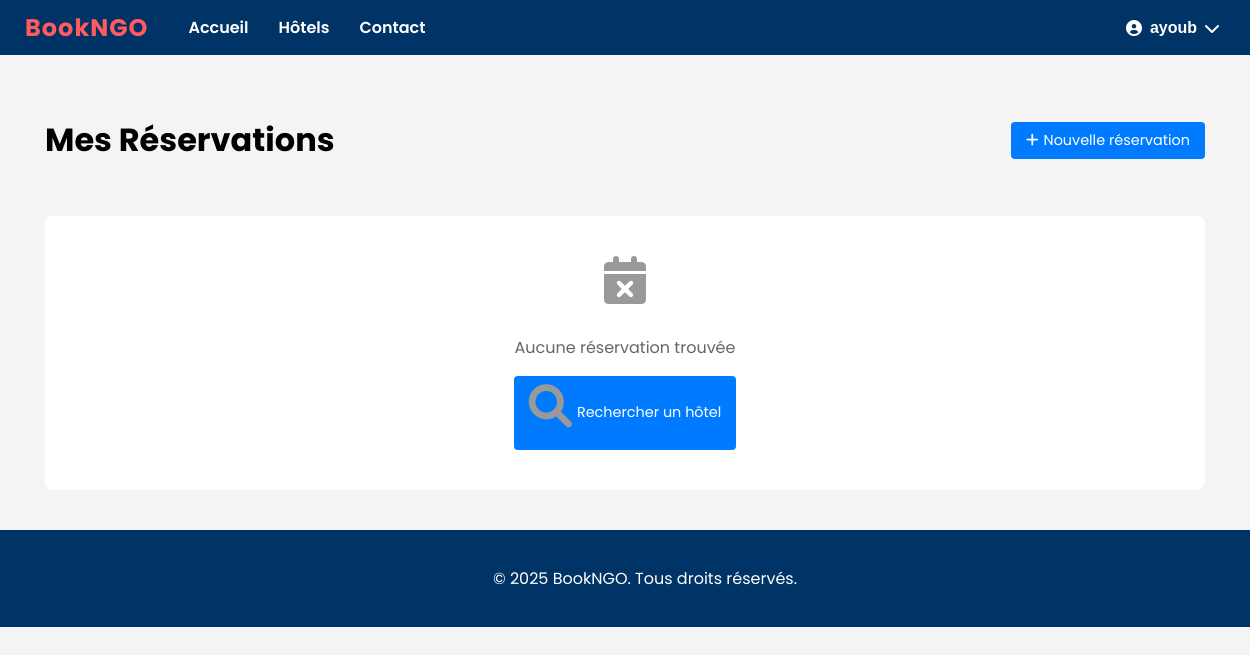
/api/reservations/ (signed in), run on an earlier commit of the app's database.
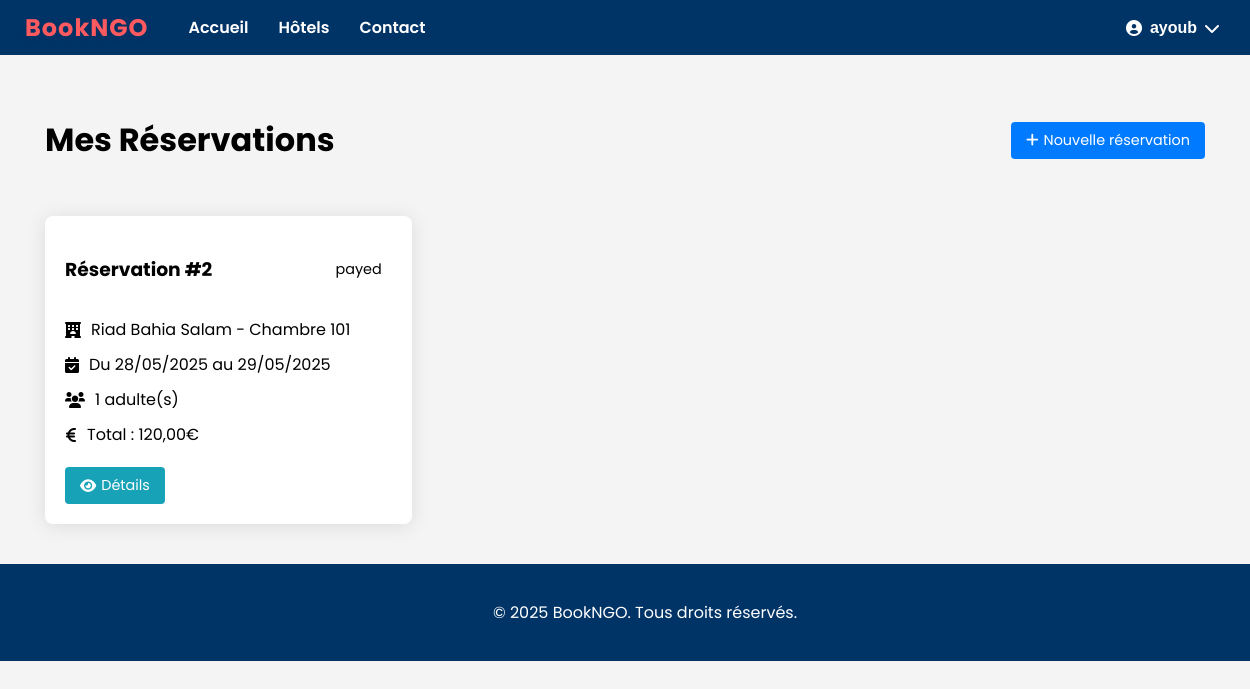
And on a later commit of the database.
### reservations_app/models.py (models this page shows, shortened)
class Booking(models.Model):
    PENDING = 'pending'
    CONFIRMED = 'confirmed'
    CANCELLED = 'cancelled'
    COMPLETED = 'completed'
    STATUS_CHOICES = (
        (PENDING, 'Pending'),
        (CONFIRMED, 'Confirmed'),
        (CANCELLED, 'Cancelled'),
        (COMPLETED, 'Completed'),
    )
    user = models.ForeignKey(User, on_delete=models.CASCADE, related_name='bookings')
    room = models.ForeignKey(Room, on_delete=models.CASCADE)
    check_in = models.DateField()
    check_out = models.DateField()
    adults = models.PositiveIntegerField()
    children = models.PositiveIntegerField(default=0)
    special_requests = models.TextField(blank=True)
    total_price = models.DecimalField(max_digits=10, decimal_places=2)
    status = models.CharField(max_length=20, choices=STATUS_CHOICES, default=PENDING)
    created_at = models.DateTimeField(auto_now_add=True)
    updated_at = models.DateTimeField(auto_now=True)

### hotel_app/models.py (models this page shows, shortened)
class Room(models.Model):
    hotel = models.ForeignKey(Hotel, on_delete=models.CASCADE, related_name='rooms')
    room_type = models.ForeignKey(RoomType, on_delete=models.CASCADE)
    room_number = models.CharField(max_length=10)
    floor = models.PositiveIntegerField()
    is_available = models.BooleanField(default=True)

class Hotel(models.Model):
    owner = models.ForeignKey(User, on_delete=models.CASCADE, related_name='hotels')
    name = models.CharField(max_length=255)
    description = models.TextField()
    address = models.TextField()
    city = models.CharField(max_length=100)
    country = models.CharField(max_length=100)
    email = models.EmailField()
    phone = models.CharField(max_length=20)
    image = models.ImageField(upload_to='hotels/', null=True, blank=True)
    base_price = models.DecimalField(max_digits=10, decimal_places=2, default=0)

### reservations_app/views.py (the view)
# urls.py: path('', views.booking_list, name='booking-list'),
@login_required
def booking_list(request):
    if request.user.role == 1:  # Client
        bookings = Booking.objects.filter(user=request.user)
    elif request.user.role == 2:  # Hotelier
        bookings = Booking.objects.filter(room__hotel__owner=request.user)
    else:
        bookings = Booking.objects.none()
    return render(request, 'reservations_app/booking_list.html', {
        'bookings': bookings
    })

### templates/reservations_app/booking_list.html (shortened to what this page needs)
{% extends "base.html" %}
{% block content %}
<div class="bookings-container">
    <div class="section-header">
        <h1>Mes Réservations</h1>
        {% if user.role == 1 %}
        <a href="{% url 'hotel-list' %}" class="btn btn-primary">
            <i class="fas fa-plus"></i> Nouvelle réservation
        </a>
        {% endif %}
    </div>
    <div class="bookings-grid">
        {% for booking in bookings %}
        <div class="booking-card">
            <div class="booking-header">
                <h3>Réservation #{{ booking.id }}</h3>
                <span class="booking-status {{ booking.status }}">
                    {{ booking.get_status_display }}
                </span>
            </div>
            <div class="booking-info">
                <p>
                    <i class="fas fa-hotel"></i>
                    {{ booking.room.hotel.name }} - Chambre {{ booking.room.room_number }}
                </p>
                <p>
                    <i class="fas fa-calendar-check"></i>
                    Du {{ booking.check_in|date:"d/m/Y" }} au {{ booking.check_out|date:"d/m/Y" }}
                </p>
                <p>
                    <i class="fas fa-users"></i>
                    {{ booking.adults }} adulte(s){% if booking.children %} + {{ booking.children }} enfant(s){% endif %}
                </p>
                <p>
                    <i class="fas fa-euro-sign"></i>
                    Total : {{ booking.total_price }}€
                </p>
            </div>
            <div class="booking-actions">
                <a href="{% url 'reservations:booking-detail' booking.pk %}" class="btn btn-info">
                    <i class="fas fa-eye"></i> Détails
                </a>
            </div>
        </div>
        {% empty %}
        <div class="no-bookings">
            <i class="fas fa-calendar-times"></i>
            <p>Aucune réservation trouvée</p>
            {% if user.role == 1 %}
            <a href="{% url 'hotel-list' %}" class="btn btn-primary">
                <i class="fas fa-search"></i> Rechercher un hôtel
            </a>
            {% endif %}
        </div>
        {% endfor %}
    </div>
</div>
{% endblock %}

What changed in the data, as far as the page shows it:
added Booking: id "2", status "payed", room.hotel.name "Riad Bahia Salam", room.room_number "101", check_in "28/05/2025", check_out "29/05/2025", adults "1", total_price "120,00"
Also different on the page:
text no longer shown: "Aucune réservation trouvée Rechercher un hôtel"
